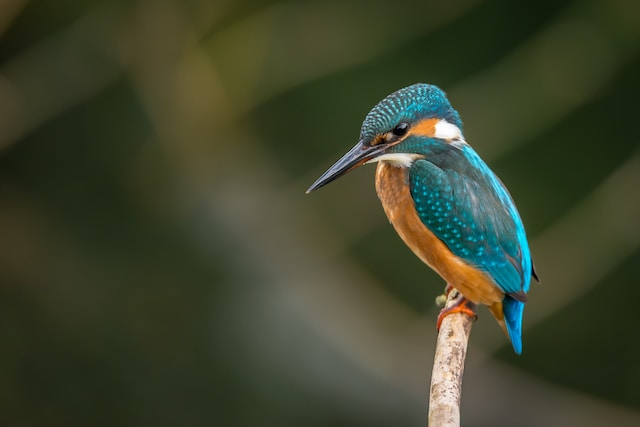
#> input picture Lessons/images/bird small.jpg, 640 x 427 px, found by its file name
$ python Lesson-12.py
#> lines starting #> are read from the running program, lines starting #| are printed output that depends on the picture
### Lessons/Deliver/myimagelib.py

import numpy as np
import datetime


########################################
# Create function Adjust the RGB value of rgb_array to detect the green color
########################################
# [21 lines left out: function adjust_rgb_with_green, not called in this run]


def blurImage(rgb_array):

    width = len(rgb_array[0])
    height = len(rgb_array)

    blurred_image = rgb_array.copy()
    total_pixels = height * width
    print("Processing ", total_pixels, " pixels")


    # Loop through width and height of the image in x, y coordinates
    processed_pixel = 0
    for y in range(0, len(rgb_array)):
        for x in range(0, len(rgb_array[y])):
            # Loop surrounding cells to calculate the average value of the surrounding cells in 3 x 3 area and store the value in blurred_image[y][x]
            # Calculate the average value of the surrounding cells in 3 x 3 area
            # Store the value in blurred_image[y][x]

            # Calculate the progress in percentage in interger
            processed_pixel = processed_pixel + 1

            newRedValue = 0
            newGreenValue = 0
            newBlueValue = 0
            for ky in range(-1, 2):
                for kx in range(-1, 2):
                    vy = y + ky
                    vx = x + kx

                    if vy < 0 or vy >= height or vx < 0 or vx >= width:
                        vx = x
                        vy = y

                    r, g, b = rgb_array[vy][vx]

                    newRedValue +=  r
                    newGreenValue += g
                    newBlueValue += b

            kernal_size = 9
            blurred_image[y][x] = (newRedValue / kernal_size, newGreenValue / kernal_size, newBlueValue / kernal_size)
            # Print process in percentage in interger in same line for replacement of previous progress value in same line
            progress = processed_pixel / total_pixels * 100
            print(f"\rProgress: {progress:.2f}%", end="")

    return blurred_image

### Lessons/Week-07/Lesson-12.py
# Read jpg image and get R, G, B pixel value of the image and store in 2 dimensional array
# Put the image into numpy array and process the image using numpy array

# Import the necessary packages
from PIL import Image
import numpy as np
import matplotlib.pyplot as plt
import datetime
import os
import myimagelib as myimg


# Define the path of the image file
image_path = os.path.join("Lessons","images", "bird small.jpg")

# Open the image file name "bird.jpg" from the subfolder "Lessons\Lesson-01 Image Processing"
image=Image.open(image_path)
#> image is the input picture: PIL image 640x427 RGB; mean R, G, B 61.7, 67.7, 45.2

#image=Image.open("Lessons\images\green.jpg")


# Get the pixel value of the image
pixel_data = list(image.getdata())
#> pixel_data = 273280 items

# Create an empty array to store RGB values
rgb_array = []

i = -1

# Iterate through each pixel's RGB values and store in the array
print("Load image")
for pixel in pixel_data:
    r, g, b = pixel
    rgb_array.append((r, g, b))
#> this loop made 273280 passes
#> (r, g, b) on passes 1 to 3: (81, 68, 36), (81, 68, 36), (80, 67, 35)
#> after the loop, rgb_array = 273280 items


# Convert the rgb_array to a NumPy array
rgb_array = np.array(rgb_array, dtype=np.uint8)


# Reshape the array to match the original image dimensions
print("Reshape image")
width, height = image.size
#> width = 640; height = 427
rgb_array = rgb_array.reshape(height, width, 3)


process_pixel_data = myimg.blurImage(rgb_array)
#> in blurImage, `width = len(rgb_array[0])`: width = 640
#> in blurImage, `height = len(rgb_array)`: height = 427
#> in blurImage, `total_pixels = height * width`: total_pixels = 273280
#| Processing  273280  pixels
#> the loop in blurImage, `for y in range(0, len(rgb_array)):` made 427 passes
#> (printed output is left out)

# Display the image using matplotlib
plt.subplot(1, 2, 1)
plt.imshow(rgb_array)
plt.axis('off')  # Turn off axis labels and ticks

plt.subplot(1, 2, 2)
plt.imshow(process_pixel_data)
plt.axis('off')  # Turn off axis labels and ticks

plt.show()
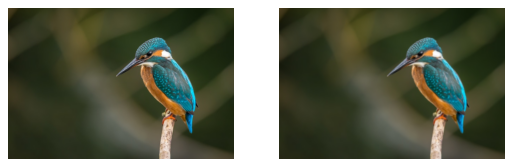
#> figure drawn by matplotlib, 2 panels
